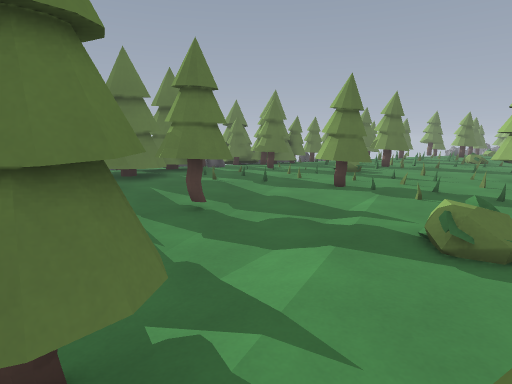
View 1 (above)

24 first-person views from a walk through a level from a Godot 3-D game. The camera is 1.5 m above the floor, tilts 10° down and sees 80° across. The floor is counted in squares, 1 m on a side. Each view is taken from the middle of a square. On the plan, view 1 faces up. The plan holds only what a view shows up to about 15 squares ahead; the rest is blank. The place goes on beyond the plan. Door leaves are left out where a doorway can be walked through. Some surface patterns are stand-ins.

View 2
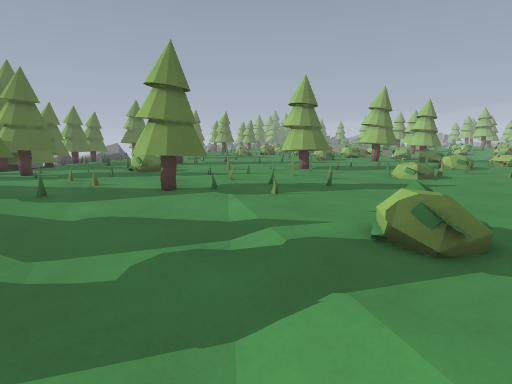

View 3
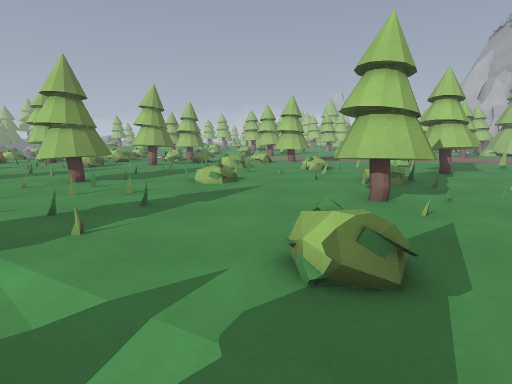

View 4
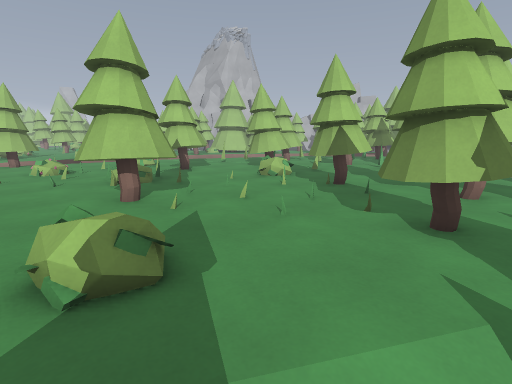

View 5
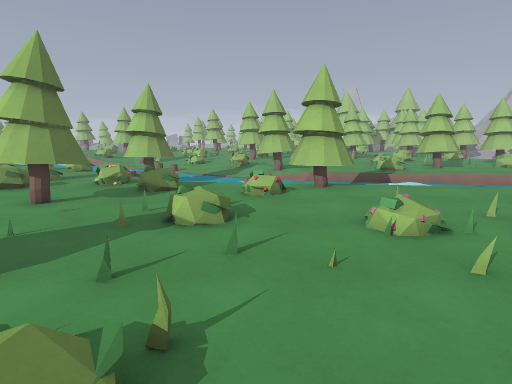

View 6
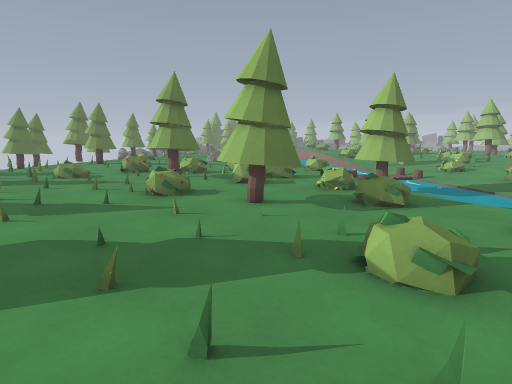

View 7
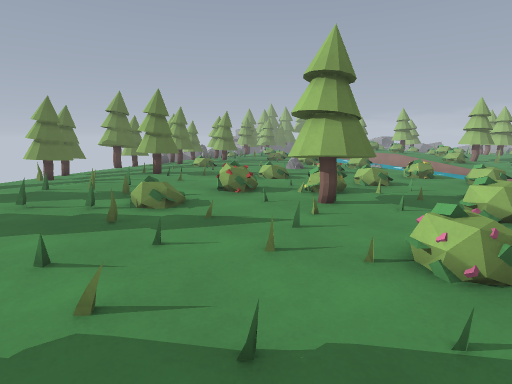

View 8
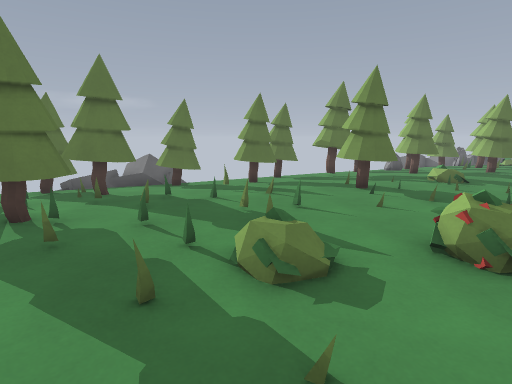

View 9
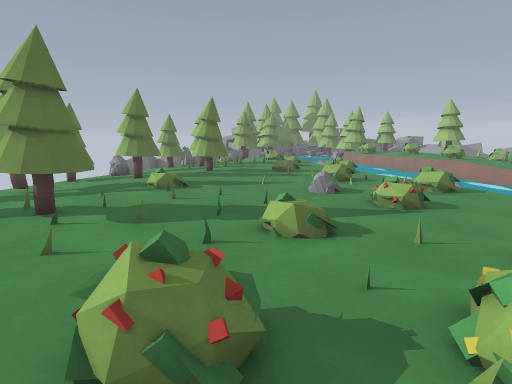

View 10
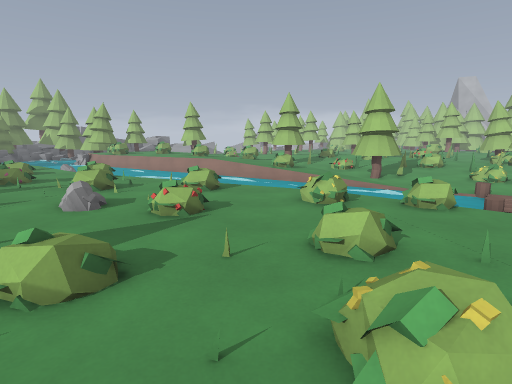

View 11
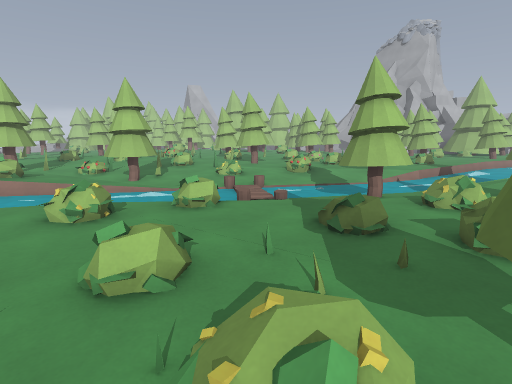

View 12
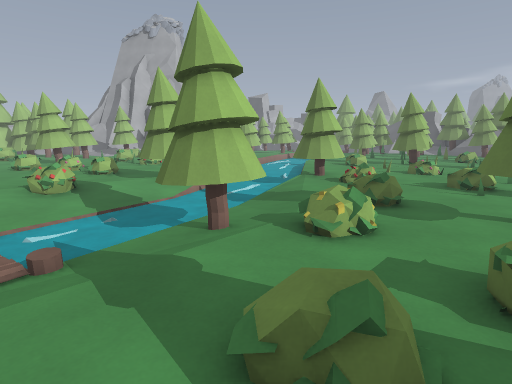

View 13
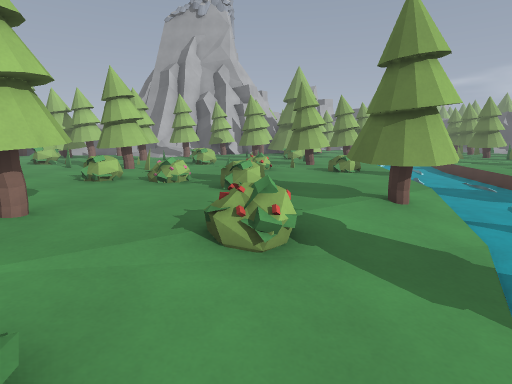

View 14
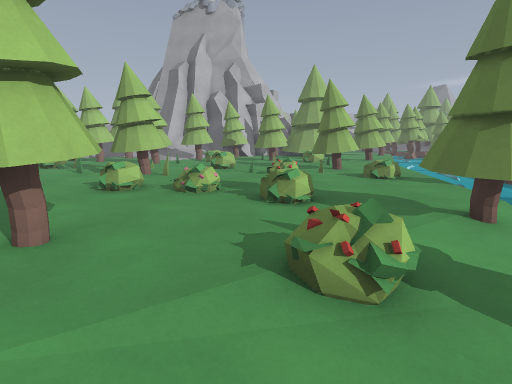

View 15
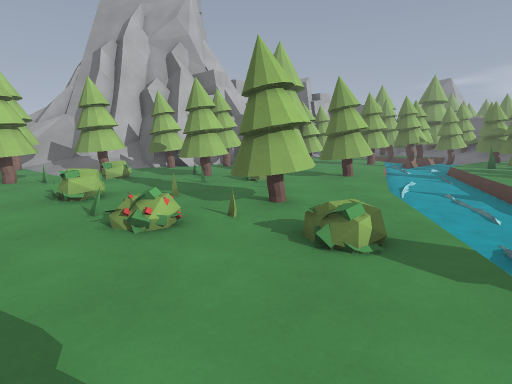

View 16
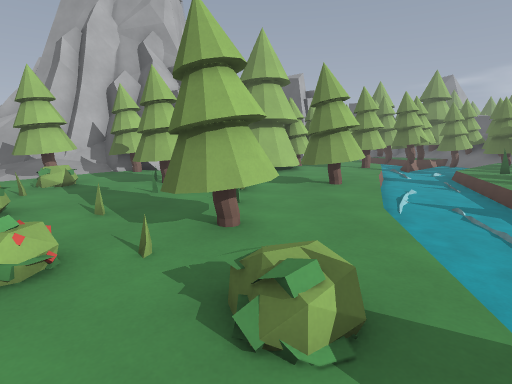

View 17
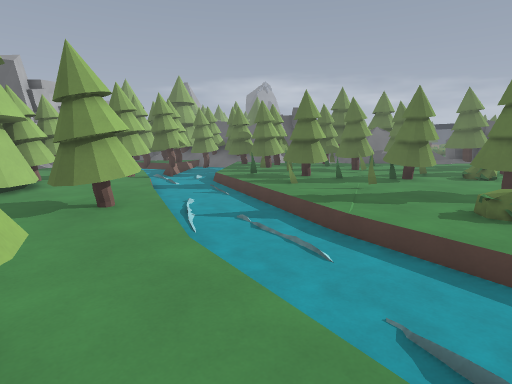

View 18
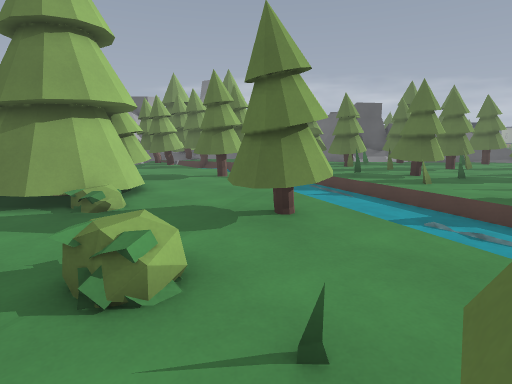

View 19
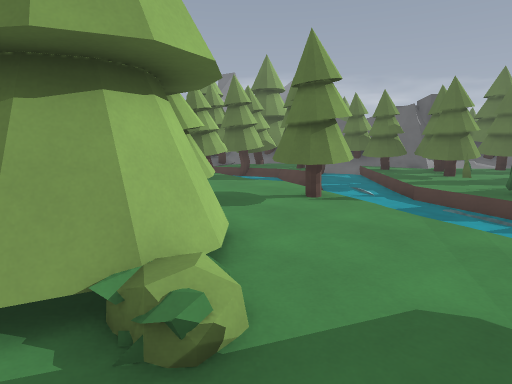

View 20
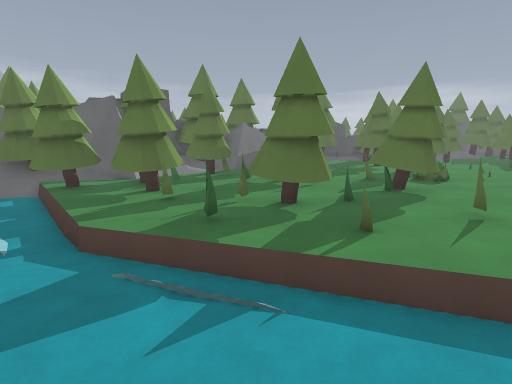

View 21
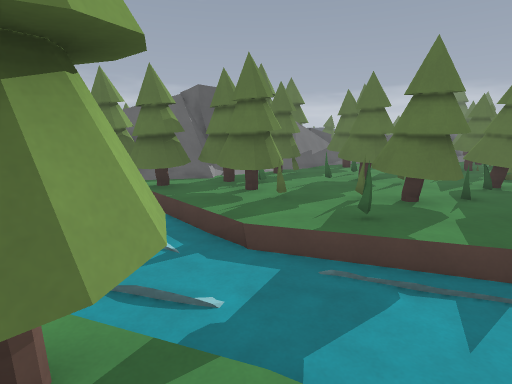

View 22
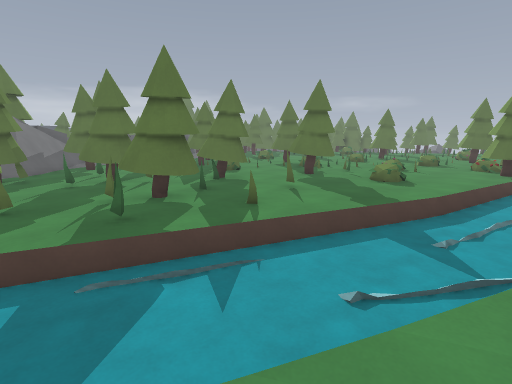

View 23
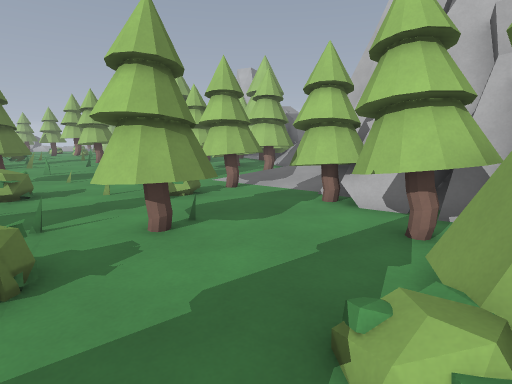

View 24
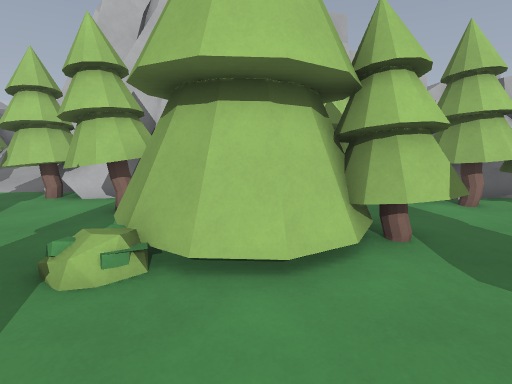

### Floor plan
Key: @ floor where view 1 was taken; # wall or solid block; x gap in a wall; . main floor; : floor 0.25 m higher than the main floor; - floor 0.25 m lower than the main floor; _ floor 0.5 m lower than the main floor; / step, stairs or slope; = window, fence, low wall or low ledge; T thing the floor can be seen under or through; O other object.
Columns run from 2 left of view 1 to 31 right of it. Each row starts with its distance up from view 1.
 32                      #-=
 31                     ----
 30                 #   --#
 29            x  /-####--##.##
 28           ## -- -----....##.   O.
 27            ##xx#---.........= ...
 26            =#----..../O.....#...
 25         ####---...# ../.......=
 24         --##-.=...##........../
 23          -##.==............=O./
 22          .......=........O..../
 21            #...=..............
 20    ##     ##.=.......O..:=.=O.- __
 19   ##/.     #=.=:..=....../..//__-=
 18    #...     ..=//./.........- ___O
 17   ....=     ...../##=.O....-/ __.=
 16   ##..=  #  ......##......=-  __.=
 15  .##... ..........##......-/ __...
 14  .....=..................=/ __##--
 13  ...............=..=.=/../ __/## .
 12 .........=......=........//__--# .
 11 ..=.......## ...........-/-//---..
 10 ....##....###....##.==##-__/---../
  9 ....##................##___///#..=
  8   -................=..--___---....
  7 ##--..................-___---...
  6 ----.......O=..#=.....-__---=..###
  5 ---/..........=...//.-___-.....##
  4  --..O.............##-__/##.......
  3  -/.....##.....O...##___//..=.....
  2 ##......##.....O=..##___....O.....
  1  #.........O......../___......=O.x
  0   @#.......=..=...../___....... .
 -1   .x.........##.....__--#/..... ..
 -2    x..##.....##.OO..___../..=....#
 -3    # .##.=...##.....___......=...#
 -4      ....=.........-___..##...=...
 -5     .......##......____..##.=.==..
 -6       ...=.##..#..//__-..=........
 -7        .........../___.........=..
 -8      # .. #=..T.=.__//##..#.......
 -9    ###...TT..TT...__-/##....##.OO.
-10   ##==...TT..TT..____.......##..##
-11    #   ##......#.____...........##
-12         #...#=...___.....O....##./
-13         #.####..____....#####.##//
-14           ###..____##..### ######/
-15           ##.._____ #.###      #
-16            ##__   -...###
-17            ##     .....x.

Where each view was taken, in squares from view 1:
view 1: 0 up, 0 right, facing up
view 2: 3 up, 1 left, facing up-right
view 3: 5 up, 0 right, facing right
view 4: 5 up, 0 right, facing down-right
view 5: 5 up, 8 right, facing right
view 6: 5 up, 10 right, facing up-right
view 7: 12 up, 10 right, facing up-right
view 8: 15 up, 13 right, facing up
view 9: 17 up, 15 right, facing up-right
view 10: 18 up, 16 right, facing right
view 11: 18 up, 17 right, facing down-right
view 12: 15 up, 20 right, facing down
view 13: 10 up, 26 right, facing down
view 14: 9 up, 27 right, facing down
view 15: 3 up, 24 right, facing down
view 16: 1 up, 23 right, facing down
view 17: 1 down, 23 right, facing down-left
view 18: 5 down, 25 right, facing down-left
view 19: 10 down, 24 right, facing down-left
view 20: 10 down, 19 right, facing left
view 21: 13 down, 19 right, facing left
view 22: 13 down, 19 right, facing up-left
view 23: 11 down, 21 right, facing right
view 24: 11 down, 19 right, facing down-right
